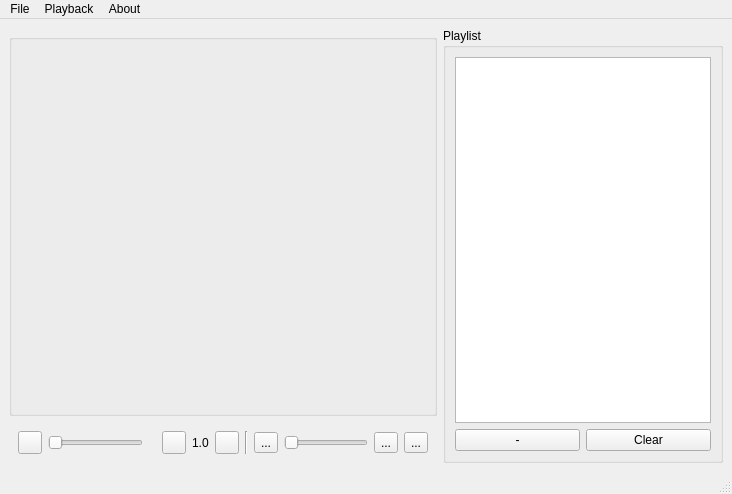
<?xml version="1.0" encoding="UTF-8"?>
<ui version="4.0">
 <class>MainWindow</class>
 <widget class="QMainWindow" name="MainWindow">
  <property name="geometry">
   <rect>
    <x>0</x>
    <y>0</y>
    <width>732</width>
    <height>494</height>
   </rect>
  </property>
  <property name="sizePolicy">
   <sizepolicy hsizetype="Expanding" vsizetype="Expanding">
    <horstretch>0</horstretch>
    <verstretch>0</verstretch>
   </sizepolicy>
  </property>
  <property name="windowTitle">
   <string>MainWindow</string>
  </property>
  <widget class="QWidget" name="centralwidget">
   <layout class="QGridLayout" name="gridLayout_2">
    <item row="2" column="0">
     <widget class="QWidget" name="widget" native="true">
      <property name="sizePolicy">
       <sizepolicy hsizetype="Expanding" vsizetype="Expanding">
        <horstretch>1</horstretch>
        <verstretch>0</verstretch>
       </sizepolicy>
      </property>
      <layout class="QGridLayout" name="gridLayout">
       <item row="0" column="9">
        <widget class="QSlider" name="soundSlider">
         <property name="sizePolicy">
          <sizepolicy hsizetype="Minimum" vsizetype="Minimum">
           <horstretch>0</horstretch>
           <verstretch>0</verstretch>
          </sizepolicy>
         </property>
         <property name="orientation">
          <enum>Qt::Horizontal</enum>
         </property>
        </widget>
       </item>
       <item row="0" column="0">
        <widget class="QToolButton" name="playPauseBtn">
         <property name="text">
          <string/>
         </property>
         <property name="icon">
          <iconset>
           <normalon>:/images/images/play.png</normalon>
          </iconset>
         </property>
        </widget>
       </item>
       <item row="0" column="4">
        <widget class="QLabel" name="speedLbl">
         <property name="text">
          <string>1.0</string>
         </property>
        </widget>
       </item>
       <item row="0" column="8">
        <widget class="QToolButton" name="soundBtn">
         <property name="text">
          <string>...</string>
         </property>
         <property name="icon">
          <iconset>
           <normalon>:/images/images/sound.png</normalon>
          </iconset>
         </property>
        </widget>
       </item>
       <item row="0" column="1">
        <widget class="QSlider" name="videoSlider">
         <property name="orientation">
          <enum>Qt::Horizontal</enum>
         </property>
        </widget>
       </item>
       <item row="0" column="5">
        <widget class="QToolButton" name="stopBtn">
         <property name="text">
          <string/>
         </property>
         <property name="icon">
          <iconset>
           <normalon>:/images/images/stop.png</normalon>
          </iconset>
         </property>
        </widget>
       </item>
       <item row="0" column="6">
        <widget class="Line" name="line">
         <property name="orientation">
          <enum>Qt::Vertical</enum>
         </property>
        </widget>
       </item>
       <item row="0" column="2">
        <widget class="QLabel" name="timeLabel">
         <property name="text">
          <string/>
         </property>
        </widget>
       </item>
       <item row="0" column="10">
        <widget class="QToolButton" name="settingsBtn">
         <property name="text">
          <string>...</string>
         </property>
         <property name="icon">
          <iconset resource="Resources.qrc">
           <normaloff>:/images/images/settins.png</normaloff>:/images/images/settins.png</iconset>
         </property>
        </widget>
       </item>
       <item row="0" column="3">
        <widget class="QToolButton" name="speedBtn">
         <property name="text">
          <string/>
         </property>
         <property name="icon">
          <iconset>
           <normalon>:/images/images/speed.png</normalon>
          </iconset>
         </property>
        </widget>
       </item>
       <item row="0" column="11">
        <widget class="QToolButton" name="playlistBtn">
         <property name="text">
          <string>...</string>
         </property>
         <property name="icon">
          <iconset resource="Resources.qrc">
           <normaloff>:/images/images/list.png</normaloff>:/images/images/list.png</iconset>
         </property>
        </widget>
       </item>
      </layout>
     </widget>
    </item>
    <item row="1" column="0">
     <widget class="QGroupBox" name="videoPlayerBox">
      <property name="sizePolicy">
       <sizepolicy hsizetype="Expanding" vsizetype="Expanding">
        <horstretch>1</horstretch>
        <verstretch>1</verstretch>
       </sizepolicy>
      </property>
      <property name="title">
       <string/>
      </property>
      <property name="alignment">
       <set>Qt::AlignCenter</set>
      </property>
     </widget>
    </item>
    <item row="0" column="1" rowspan="3">
     <widget class="QGroupBox" name="playlistBox">
      <property name="title">
       <string>Playlist</string>
      </property>
      <layout class="QVBoxLayout" name="verticalLayout">
       <item>
        <widget class="QListWidget" name="playListView"/>
       </item>
       <item>
        <layout class="QGridLayout" name="gridLayout_3">
         <item row="0" column="0">
          <widget class="QPushButton" name="removeVideo">
           <property name="toolTip">
            <string>Remove selected item form playlist</string>
           </property>
           <property name="toolTipDuration">
            <number>1</number>
           </property>
           <property name="text">
            <string>-</string>
           </property>
          </widget>
         </item>
         <item row="0" column="1">
          <widget class="QPushButton" name="clearBtn">
           <property name="toolTip">
            <string>Clear all items from the playlist</string>
           </property>
           <property name="toolTipDuration">
            <number>1</number>
           </property>
           <property name="text">
            <string>Clear</string>
           </property>
          </widget>
         </item>
        </layout>
       </item>
      </layout>
     </widget>
    </item>
   </layout>
  </widget>
  <widget class="QMenuBar" name="menubar">
   <property name="geometry">
    <rect>
     <x>0</x>
     <y>0</y>
     <width>732</width>
     <height>24</height>
    </rect>
   </property>
   <widget class="QMenu" name="menuFile">
    <property name="title">
     <string>File</string>
    </property>
    <addaction name="actionOpen"/>
    <addaction name="actionNew"/>
    <addaction name="actionPlaylist"/>
    <addaction name="actionExit"/>
   </widget>
   <widget class="QMenu" name="menuPlayback">
    <property name="title">
     <string>Playback</string>
    </property>
    <addaction name="actionPlayAndPause"/>
    <addaction name="actionStop"/>
    <addaction name="actionSpeed"/>
    <addaction name="actionSound"/>
    <addaction name="separator"/>
    <addaction name="actionEdit"/>
   </widget>
   <widget class="QMenu" name="menuAbout">
    <property name="title">
     <string>About</string>
    </property>
    <addaction name="actionAbout_MediaPlayer"/>
    <addaction name="actionAbout_Qt"/>
   </widget>
   <addaction name="menuFile"/>
   <addaction name="menuPlayback"/>
   <addaction name="menuAbout"/>
  </widget>
  <widget class="QStatusBar" name="statusbar"/>
  <action name="actionOpen">
   <property name="text">
    <string>Open</string>
   </property>
   <property name="shortcut">
    <string>Ctrl+O</string>
   </property>
  </action>
  <action name="actionExit">
   <property name="text">
    <string>Exit</string>
   </property>
   <property name="shortcut">
    <string>Ctrl+Q</string>
   </property>
  </action>
  <action name="actionPlayAndPause">
   <property name="text">
    <string>Play or Pause</string>
   </property>
   <property name="toolTip">
    <string>Play or Pause</string>
   </property>
   <property name="shortcut">
    <string>Space</string>
   </property>
  </action>
  <action name="actionStop">
   <property name="text">
    <string>Stop</string>
   </property>
   <property name="shortcut">
    <string>Ctrl+S</string>
   </property>
  </action>
  <action name="actionSpeed">
   <property name="text">
    <string>Speed</string>
   </property>
   <property name="shortcut">
    <string>F</string>
   </property>
  </action>
  <action name="actionSound">
   <property name="text">
    <string>Change volume</string>
   </property>
   <property name="toolTip">
    <string>Mute / Play sound</string>
   </property>
   <property name="shortcut">
    <string>M</string>
   </property>
  </action>
  <action name="actionAbout_MediaPlayer">
   <property name="text">
    <string>About MediaPlayer</string>
   </property>
  </action>
  <action name="actionAbout_Qt">
   <property name="text">
    <string>About Qt</string>
   </property>
  </action>
  <action name="actionPlaylist">
   <property name="text">
    <string>Open Playlist</string>
   </property>
   <property name="toolTip">
    <string>Open a playlist</string>
   </property>
   <property name="shortcut">
    <string>Ctrl+P</string>
   </property>
  </action>
  <action name="actionNew">
   <property name="text">
    <string>New window</string>
   </property>
   <property name="toolTip">
    <string>Open new window</string>
   </property>
   <property name="shortcut">
    <string>Ctrl+N</string>
   </property>
  </action>
  <action name="actionEdit">
   <property name="text">
    <string>Edit</string>
   </property>
  </action>
 </widget>
 <resources>
  <include location="Resources.qrc"/>
 </resources>
 <connections/>
</ui>
